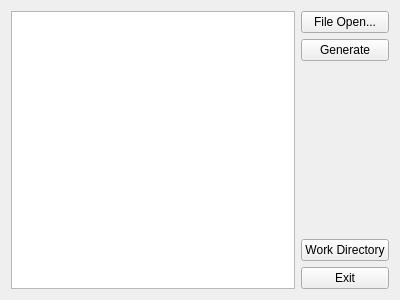
<?xml version="1.0" encoding="UTF-8"?>
<ui version="4.0">
 <class>MainWindow</class>
 <widget class="QMainWindow" name="MainWindow">
  <property name="geometry">
   <rect>
    <x>0</x>
    <y>0</y>
    <width>400</width>
    <height>300</height>
   </rect>
  </property>
  <widget class="QWidget" name="centralWidget">
   <layout class="QHBoxLayout" name="horizontalLayout">
    <item>
     <widget class="QListWidget" name="list_files">
      <property name="editTriggers">
       <set>QAbstractItemView::NoEditTriggers</set>
      </property>
     </widget>
    </item>
    <item>
     <layout class="QVBoxLayout" name="verticalLayout">
      <item>
       <widget class="QPushButton" name="btn_file_open">
        <property name="text">
         <string>File Open...</string>
        </property>
       </widget>
      </item>
      <item>
       <widget class="QPushButton" name="btn_generate">
        <property name="text">
         <string>Generate</string>
        </property>
       </widget>
      </item>
      <item>
       <spacer name="verticalSpacer">
        <property name="orientation">
         <enum>Qt::Vertical</enum>
        </property>
        <property name="sizeHint" stdset="0">
         <size>
          <width>20</width>
          <height>40</height>
         </size>
        </property>
       </spacer>
      </item>
      <item>
       <widget class="QPushButton" name="btn_open_work_directory">
        <property name="text">
         <string>Work Directory</string>
        </property>
       </widget>
      </item>
      <item>
       <widget class="QPushButton" name="btn_exit">
        <property name="text">
         <string>Exit</string>
        </property>
       </widget>
      </item>
     </layout>
    </item>
   </layout>
  </widget>
 </widget>
 <layoutdefault spacing="6" margin="11"/>
 <resources/>
 <connections/>
</ui>
